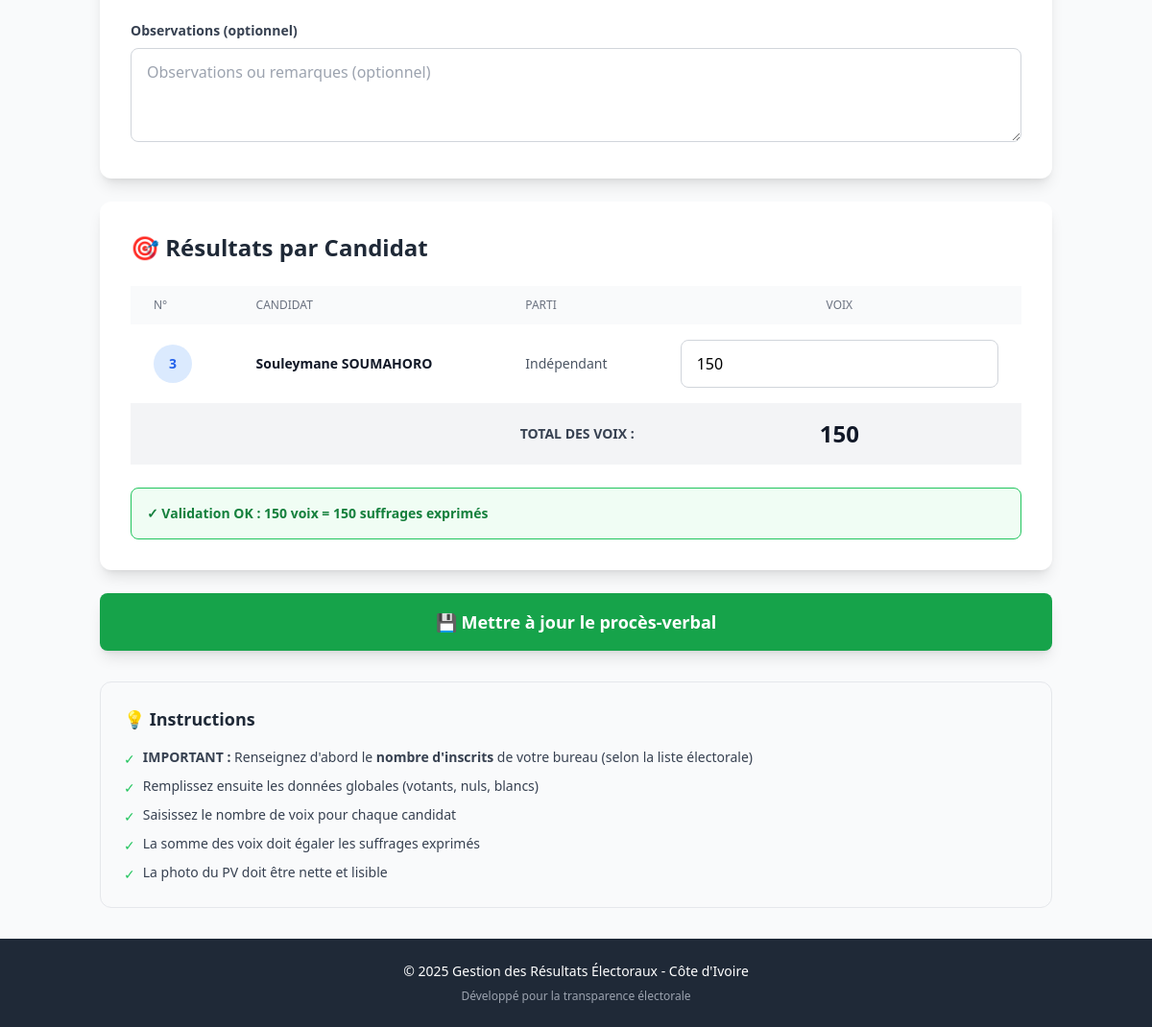
/saisie-resultat/ (signed in, lower part), run on an earlier commit of the app's database.
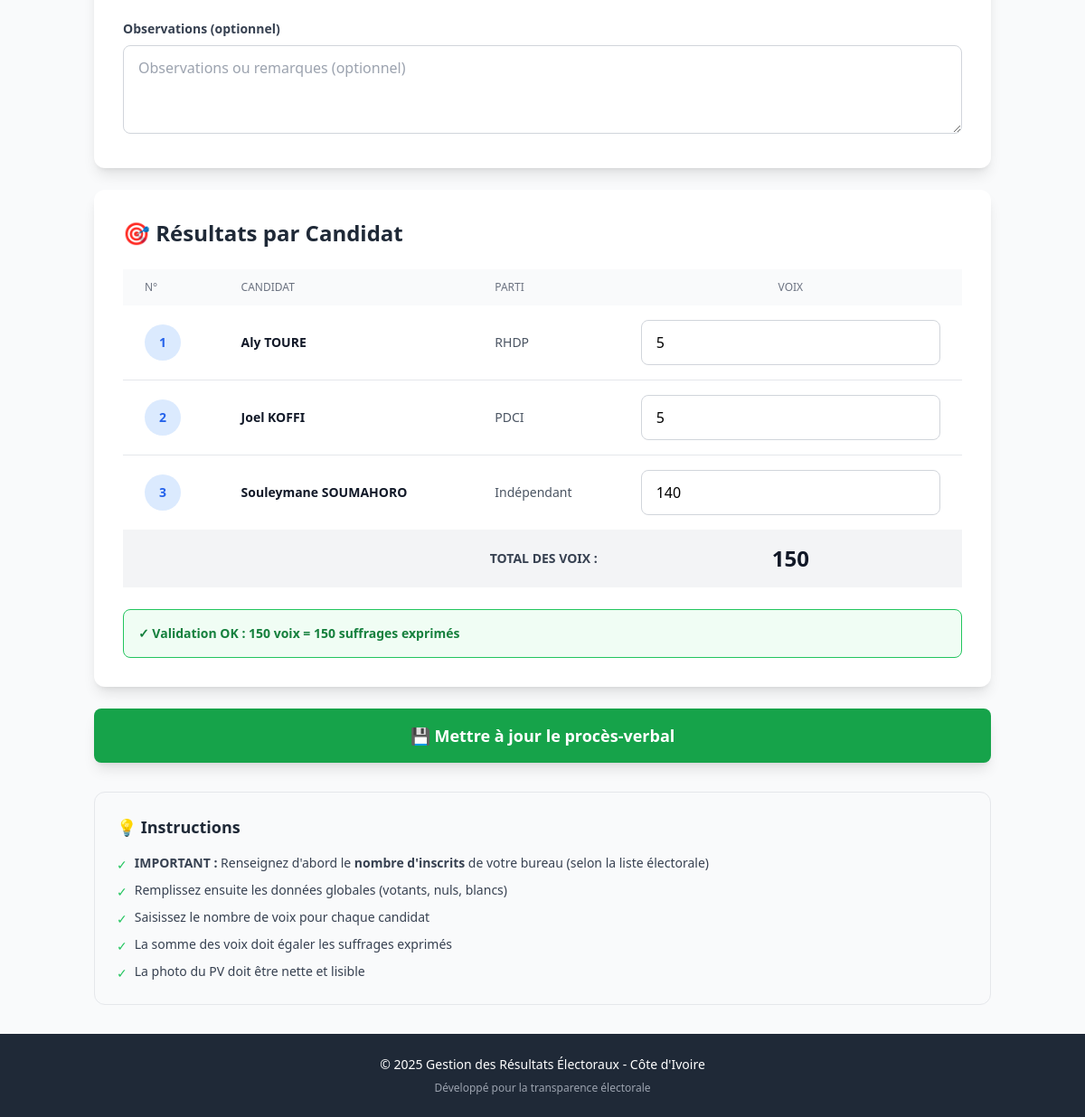
And on a later commit of the database.
### myApplication/models.py (models this page shows, shortened)
class User(AbstractUser):
    ROLE_CHOICES = [
        ('candidat', 'Candidat'),
        ('representant', 'Représentant'),
    ]
    role = models.CharField(max_length=20, choices=ROLE_CHOICES)
    telephone = models.CharField(max_length=20, blank=True, null=True)
    parti_politique = models.CharField(max_length=100, blank=True, null=True, help_text="Parti politique (pour les candidats)")
    numero_candidat = models.IntegerField(
        blank=True,
        null=True,
        help_text="Numéro du candidat sur le bulletin de vote"
    )
    bureau_vote = models.ForeignKey(
        BureauVote,
        on_delete=models.SET_NULL,
        null=True,
        blank=True,
        related_name='representants',
        help_text="Bureau de vote affecté (pour les représentants uniquement)"
    )
    class Meta:
        verbose_name = "Utilisateur"
        verbose_name_plural = "Utilisateurs"
        ordering = ['numero_candidat', 'first_name']

### myApplication/views.py (the view)
# urls.py: path('saisie-resultat/', views.saisie_resultat, name='saisie_resultat'),
@login_required
def saisie_resultat(request):
    if request.user.role != 'representant':
        messages.error(request, 'Accès non autorisé. Cette page est réservée aux représentants.')
        return redirect('home')
    if not request.user.bureau_vote:
        return render(request, 'saisie_resultat.html', {'no_bureau': True})
    bureau = request.user.bureau_vote
    candidats = User.objects.filter(role='candidat').order_by('numero_candidat', 'first_name')
    if not candidats.exists():
        messages.error(request, 'Aucun candidat n\'est enregistré dans le système.')
        return redirect('home')
    try:
        pv_existant = ProcesVerbal.objects.get(bureau_vote=bureau)
    except ProcesVerbal.DoesNotExist:
        pv_existant = None
    ResultatFormSet = formset_factory(
        ResultatCandidatForm,
        formset=ResultatCandidatFormSet,
        extra=len(candidats),
        max_num=len(candidats),
        min_num=len(candidats),
        validate_max=True,
        validate_min=True
    )
    if request.method == 'POST':
        pv_form = ProcesVerbalForm(
            request.POST,
            request.FILES,
            instance=pv_existant,
            bureau_vote=bureau
        )
        nombre_inscrits_saisi = request.POST.get('nombre_inscrits', 0)
        try:
            nombre_inscrits_saisi = int(nombre_inscrits_saisi)
        except (ValueError, TypeError):
            nombre_inscrits_saisi = 0
        try:
            nombre_votants = int(request.POST.get('nombre_votants', 0) or 0)
            bulletins_nuls = int(request.POST.get('bulletins_nuls', 0) or 0)
            bulletins_blancs = int(request.POST.get('bulletins_blancs', 0) or 0)
        except (ValueError, TypeError):
            nombre_votants = bulletins_nuls = bulletins_blancs = 0
        suffrages_exprimes = nombre_votants - bulletins_nuls - bulletins_blancs
        resultat_formset = ResultatFormSet(
            request.POST,
            proces_verbal=pv_existant,
            suffrages_exprimes=suffrages_exprimes
        )
        if pv_form.is_valid() and resultat_formset.is_valid():
            try:
                with transaction.atomic():
                    bureau.nombre_inscrits = nombre_inscrits_saisi
                    bureau.save()
                    pv = pv_form.save(commit=False)
                    pv.bureau_vote = bureau
                    pv.representant = request.user
                    pv.save()
                    ResultatCandidat.objects.filter(proces_verbal=pv).delete()
                    for i, (form, candidat) in enumerate(zip(resultat_formset.forms, candidats)):
                        if form.is_valid() and form.cleaned_data:
                            nombre_voix = form.cleaned_data.get('nombre_voix', 0)
                            if nombre_voix is None:
                                nombre_voix = 0
                            ResultatCandidat.objects.create(
                                proces_verbal=pv,
                                candidat=candidat,
                                nombre_voix=nombre_voix
                            )
                    action = "mis à jour" if pv_existant else "enregistré"
                    messages.success(
                        request,
                        f'✅ Procès-verbal {action} avec succès ! '
                        f'{nombre_inscrits_saisi} inscrits, {pv.nombre_votants} votants, {pv.suffrages_exprimes} suffrages exprimés.'
                    )
                    return redirect('saisie_resultat')
            except Exception as e:
                messages.error(request, f'Erreur lors de la sauvegarde : {str(e)}')
        else:
            if not pv_form.is_valid():
                for field, errors in pv_form.errors.items():
                    for error in errors:
                        messages.error(request, f'{pv_form.fields.get(field).label if field != "__all__" else "Erreur"}: {error}')
            if not resultat_formset.is_valid():
                for error in resultat_formset.non_form_errors():
                    messages.error(request, error)
                for i, form in enumerate(resultat_formset.forms):
                    if form.errors:
                        candidat_name = candidats[i].get_full_name() if i < len(candidats) else f"Candidat {i+1}"
                        for field, errors in form.errors.items():
                            for error in errors:
                                messages.error(request, f'{candidat_name} - {field}: {error}')
    else:
        pv_form = ProcesVerbalForm(instance=pv_existant, bureau_vote=bureau)
        initial_data = []
        if pv_existant:
            for candidat in candidats:
                resultat = ResultatCandidat.objects.filter(
                    proces_verbal=pv_existant,
                    candidat=candidat
                ).first()
                initial_data.append({
                    'nombre_voix': resultat.nombre_voix if resultat else 0
                })
        else:
            initial_data = [{'nombre_voix': 0} for _ in candidats]
        resultat_formset = ResultatFormSet(
            initial=initial_data,
            proces_verbal=pv_existant
        )
    candidats_forms = list(zip(candidats, resultat_formset))
    context = {
        'bureau': bureau,
        'pv_form': pv_form,
        'pv_existant': pv_existant,
        'candidats_forms': candidats_forms,
        'formset': resultat_formset,
        'management_form': resultat_formset.management_form,
    }
    return render(request, 'saisie_resultat.html', context)

### myApplication/templates/saisie_resultat.html (shortened to what the changed rows need)
{% extends 'base.html' %}
{% block content %}
    <div class="max-w-6xl mx-auto">
        {% if no_bureau %}
            <div class="bg-yellow-50 border-l-4 border-yellow-500 p-4 sm:p-6 rounded-lg">
                <div class="flex items-start">
                    <div class="flex-shrink-0">
                        <svg class="w-6 h-6 sm:w-8 sm:h-8 text-yellow-500" fill="currentColor" viewBox="0 0 20 20">
                            <path fill-rule="evenodd" d="M8.257 3.099c.765-1.36 2.722-1.36 3.486 0l5.58 9.92c.75 1.334-.213 2.98-1.742 2.98H4.42c-1.53 0-2.493-1.646-1.743-2.98l5.58-9.92zM11 13a1 1 0 11-2 0 1 1 0 012 0zm-1-8a1 1 0 00-1 1v3a1 1 0 002 0V6a1 1 0 00-1-1z" clip-rule="evenodd"/>
                        </svg>
                    </div>
                    <div class="ml-3 sm:ml-4 flex-1">
                        <h3 class="text-base sm:text-lg font-semibold text-yellow-800">Aucun bureau de vote affecté</h3>
                        <p class="text-sm sm:text-base text-yellow-700 mt-2">
                            Votre compte n'a pas encore été affecté à un bureau de vote.
                            Veuillez contacter l'administrateur.
                        </p>
                    </div>
                </div>
            </div>
        {% else %}
            <form method="post" enctype="multipart/form-data" id="pv-form">
                <div class="bg-white rounded-lg sm:rounded-xl shadow-lg p-4 sm:p-6 lg:p-8 mb-4 sm:mb-6">
                    <h2 class="text-lg sm:text-xl lg:text-2xl font-bold text-gray-800 mb-4 sm:mb-6">🎯 Résultats par Candidat</h2>
                    <div class="responsive-table">
                        <div class="overflow-x-auto -mx-4 sm:mx-0">
                            <table class="min-w-full">
                                <thead class="bg-gray-50">
                                <tr>
                                    <th class="px-2 sm:px-4 lg:px-6 py-2 sm:py-3 text-left text-xs font-medium text-gray-500 uppercase">N°</th>
                                    <th class="px-2 sm:px-4 lg:px-6 py-2 sm:py-3 text-left text-xs font-medium text-gray-500 uppercase">Candidat</th>
                                    <th class="px-2 sm:px-4 lg:px-6 py-2 sm:py-3 text-left text-xs font-medium text-gray-500 uppercase hidden sm:table-cell">Parti</th>
                                    <th class="px-2 sm:px-4 lg:px-6 py-2 sm:py-3 text-center text-xs font-medium text-gray-500 uppercase">Voix</th>
                                </tr>
                                </thead>
                                <tbody class="bg-white divide-y divide-gray-200">
                                {% for candidat, form in candidats_forms %}
                                    <tr class="candidat-row">
                                        <td class="px-2 sm:px-4 lg:px-6 py-2 sm:py-4 whitespace-nowrap">
                                            <div class="flex items-center justify-center w-8 h-8 sm:w-10 sm:h-10 bg-blue-100 rounded-full text-blue-600 font-bold text-xs sm:text-sm">
                                                {{ candidat.numero_candidat|default:forloop.counter }}
                                            </div>
                                        </td>
                                        <td class="px-2 sm:px-4 lg:px-6 py-2 sm:py-4">
                                            <div class="text-xs sm:text-sm font-bold text-gray-900 break-words max-w-[150px] sm:max-w-none">{{ candidat.get_full_name }}</div>
                                        </td>
                                        <td class="px-2 sm:px-4 lg:px-6 py-2 sm:py-4 hidden sm:table-cell">
                                            <div class="text-xs sm:text-sm text-gray-600 break-words max-w-[200px]">{{ candidat.parti_politique|default:"Indépendant" }}</div>
                                        </td>
                                        <td class="px-2 sm:px-4 lg:px-6 py-2 sm:py-4 text-center">
                                            {{ form.nombre_voix }}
                                        </td>
                                    </tr>
                                {% endfor %}
                                </tbody>
                            </table>
                        </div>
                    </div>
                </div>
            </form>
        {% endif %}
    </div>
{% endblock %}

What changed in the data, as far as the page shows it:
added User: numero_candidat "1", get_full_name "Aly TOURE", parti_politique "RHDP", nombre_voix "5"
added User: numero_candidat "2", get_full_name "Joel KOFFI", parti_politique "PDCI", nombre_voix "5"
changed User "Souleymane SOUMAHORO": nombre_voix "150" → "140"
